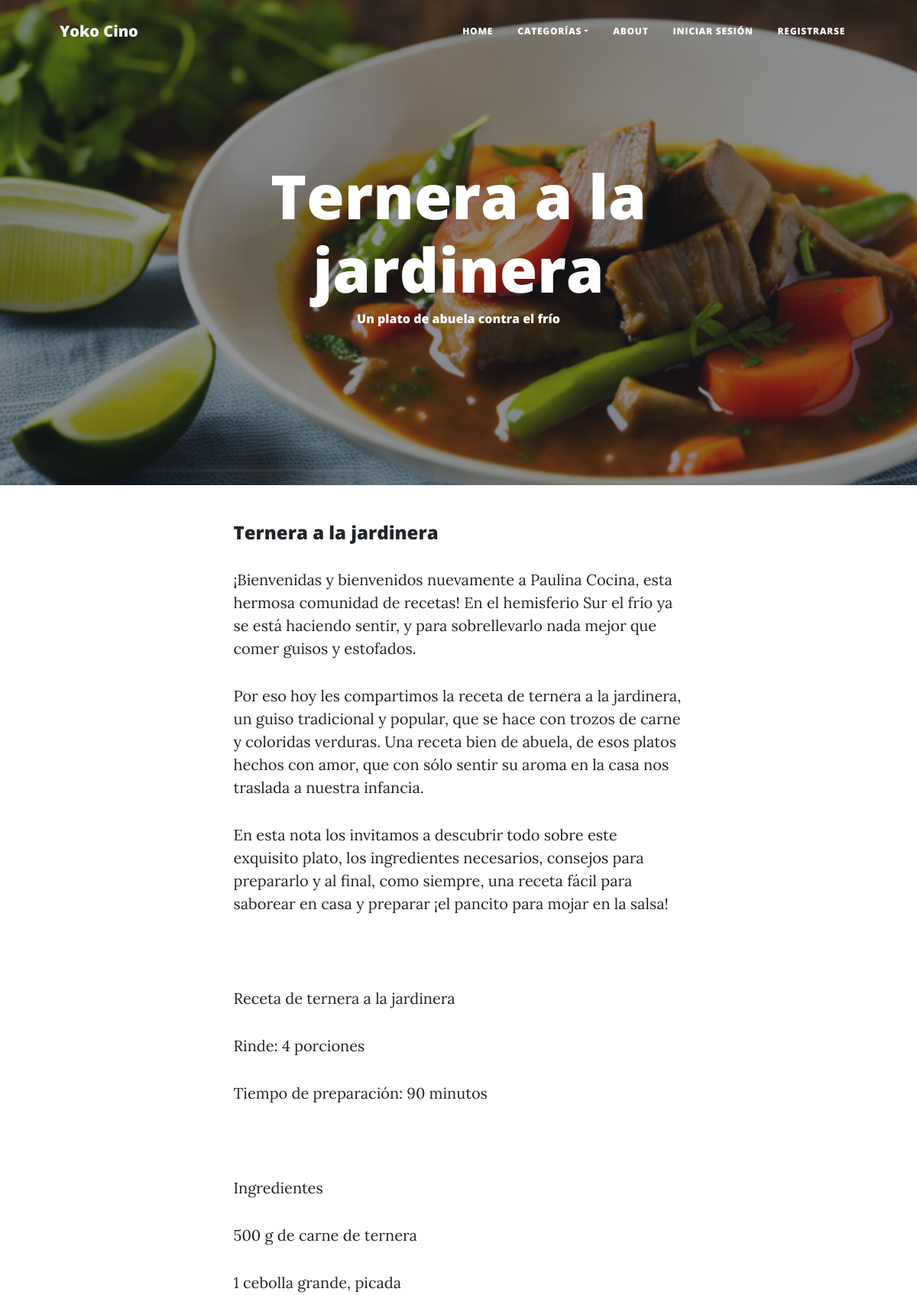
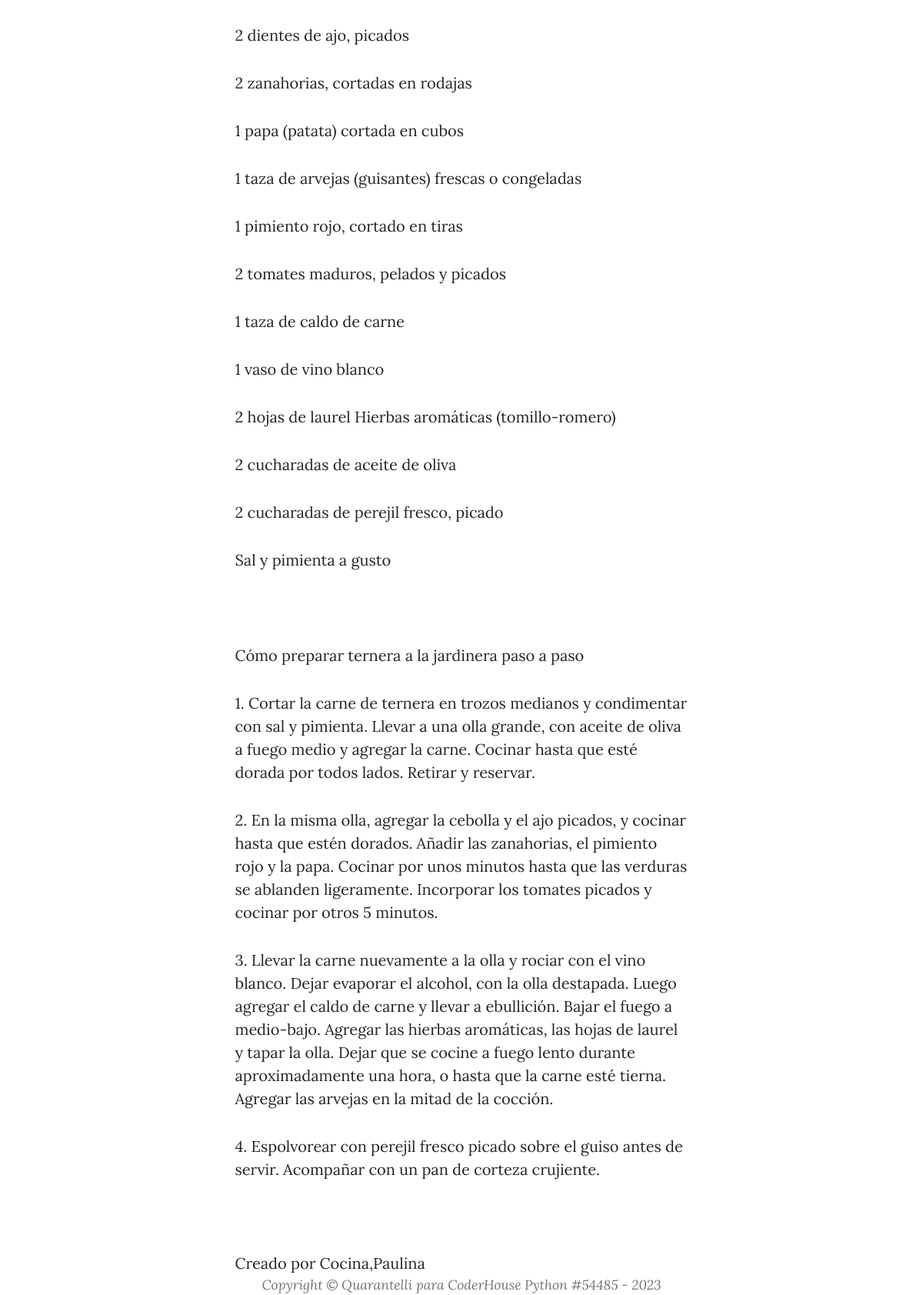
The page /YokoCino/post/ternera_jardinera/ on the database its author committed (2 pictures, top to bottom).
### YokoCino/models.py (models this page shows, shortened)
class Post(models.Model):
    id = models.AutoField(primary_key = True)
    titulo = models.CharField('Titulo',max_length = 100, null= False, blank= False)
    slug = models.CharField('Slug',max_length = 100, null= False, blank= False)
    descripcion = models.CharField('Descripcion',max_length = 150, null= False, blank= False)
    contenido = RichTextField('Contenido')
    imagen = models.ImageField(upload_to='blogimg', null=True, blank=True)
    autor = models.ForeignKey(Autor,on_delete=models.CASCADE)
    categoria = models.ForeignKey(Categoria,on_delete=models.CASCADE)
    estado = models.BooleanField('Publicado/No publicado', default = True)
    fecha_creacion = models.DateField('Fecha de creacion', auto_now = False, auto_now_add= True)
    class Meta:
        verbose_name = 'Post'
        verbose_name_plural = 'Posts'

class Autor(models.Model):
    id = models.AutoField(primary_key = True)
    nombre = models.CharField('Nombre de Autor',max_length = 50, null= False, blank= False)
    apellido = models.CharField('Apellido de Autor',max_length = 50, null= False, blank= False)
    link = models.URLField('Link', null = True, blank = True)
    email = models.EmailField ('Email', null = False, blank = False)
    estado = models.BooleanField('Autor activado/Autor desactivado', default=True)
    fecha_creacion = models.DateField('Fecha de Creación',auto_now= False, auto_now_add= True)
    class Meta:
        verbose_name = 'Autor'
        verbose_name_plural = 'Autores'
    def __str__(self):
        return '{0},{1}'.format(self.apellido, self.nombre)

### YokoCino/views.py (the view)
# urls.py: path('post/<slug:slug>/',detallePost, name = 'detalle_post'),
def detallePost(request,slug):
    post = Post.objects.get(
        slug = slug
    )
    return render(request,'YokoCino/post.html',{'detalle_post':post})

### YokoCino/templates/YokoCino/post.html (shortened to what this page needs)
{% extends 'YokoCino/inicio.html' %}
{% load static %}
{% block back_img %}
    {% if detalle_post.imagen %}
        {{ detalle_post.imagen.url }}
    {% endif %}
{% endblock back_img %}
{% block main_title %}
    <h1>{{detalle_post.titulo}}</h1>
    <h6>{{detalle_post.descripcion}}</h6>
{% endblock main_title %}
{% block main_content %}
    <h4>{{detalle_post.titulo}}</h4>
    {{detalle_post.contenido | safe}}
    <br><br>Creado por {{detalle_post.autor}}
{% endblock main_content %}

### YokoCino/templates/YokoCino/inicio.html (shortened to what this page needs)
<!DOCTYPE html>
<html lang="en">
    <head>
        {% load static %}
        <link href="{% static 'Yokocino/css/styles.css' %}" rel="stylesheet" />
        <link href="{% static 'Yokocino/css/overwrite.css' %}" rel="stylesheet" />
    </head>
    <body>
        <nav class="navbar navbar-expand-lg navbar-light" id="mainNav">
            <div class="container px-4 px-lg-5">
                <a class="navbar-brand" href="{% url 'Inicio' %}">Yoko Cino</a>
                <div class="collapse navbar-collapse" id="navbarResponsive">
                    <ul class="navbar-nav ms-auto py-4 py-lg-0">
                        <li class="nav-item"><a class="nav-link px-lg-3 py-3 py-lg-4" href="{% url 'Inicio' %}">Home</a></li>
                            <li class="nav-item dropdown">
                                <a class="nav-link dropdown-toggle px-lg-3 py-3 py-lg-4" href="#" id="categoriasDropdown" role="button" data-bs-toggle="dropdown" aria-expanded="false">Categorías</a>
                            </li>
                        <li class="nav-item"><a class="nav-link px-lg-3 py-3 py-lg-4" href="{% url 'About' %}">About</a></li>
                        {% if user.is_authenticated %}
                        <li class="nav-item dropdown">
                            <a class="nav-link dropdown-toggle px-lg-3 py-3 py-lg-4" href="#" id="nuevoDropdown" role="button" data-bs-toggle="dropdown" aria-expanded="false">Nuevo</a>
                            <ul class="dropdown-menu" aria-labelledby="nuevoDropdown">
                                <li><a class="dropdown-item" href="{% url 'setPost' %}">Nuevo Post</a></li>
                                <li><a class="dropdown-item" href="{% url 'setAutor' %}">Nuevo Autor</a></li>
                                <li><a class="dropdown-item" href="{% url 'setCategoria' %}">Nueva Categoria</a></li>
                            </ul>
                        </li>
                        <li class="nav-item"><a class="nav-link px-lg-3 py-3 py-lg-4" href="/Accounts/profile/">Perfil</a></li>
                                <li class="nav-item dropdown">
                                    <a class="nav-link dropdown-toggle px-lg-3 py-3 py-lg-4" href="#" id="mensajesDropdown" role="button" data-bs-toggle="dropdown" aria-expanded="false">Mensajeria</a>
                                    <ul class="dropdown-menu" aria-labelledby="mensajesDropdown">
                                <li class="nav-item"><a class="nav-link px-lg-3 py-3 py-lg-4" href="/Accounts/inbox/">Bandeja de entrada</a></li>
                                <li class="nav-item"><a class="nav-link px-lg-3 py-3 py-lg-4" href="/Accounts/sendMessage/">Enviar mensaje</a></li>
                                    </ul>
                                </li>
                        <li class="nav-item"><a class="nav-link px-lg-3 py-3 py-lg-4" href="/Accounts/logout/">Cerrar sesión</a></li>
                        {% else %}
                        <li class="nav-item"><a class="nav-link px-lg-3 py-3 py-lg-4" href="/Accounts/login/">Iniciar sesión</a></li>
                        <li class="nav-item"><a class="nav-link px-lg-3 py-3 py-lg-4" href="/Accounts/register/">Registrarse</a></li>
                        {% endif %}
                    </ul>
                </div>
            </div>
        </nav>
        <header class="masthead" style="background-image: url({% block back_img %}{% static 'Yokocino/assets/home-bg-fin.jpg' %}{% endblock back_img %})">
            <div class="container position-relative px-4 px-lg-5">
                <div class="row gx-4 gx-lg-5 justify-content-center">
                    <div class="col-md-10 col-lg-8 col-xl-7">
                        <div class="site-heading">
                            <h1>{% block main_title %}YokoCino{% endblock main_title %}</h1>
                        </div>
                    </div>
                </div>
            </div>
        </header>
        <div class="container px-4 px-lg-5">
            <div class="row gx-4 gx-lg-5 justify-content-center">
                <div class="col-md-10 col-lg-8 col-xl-7">
                {% block main_content %}{% endblock main_content %}
            </div>
        </div>
                        <div class="small text-center text-muted fst-italic">Copyright &copy; Quarantelli para CoderHouse Python #54485 - 2023</div>
                    </div>
    </body>
</html>

### rows shown on the page
Post: imagen (picture), titulo "Ternera a la jardinera", descripcion "Un plato de abuela contra el frío", contenido "¡Bienvenidas y bienvenidos nuevamente a Paulina Cocina, esta hermosa comunidad de recetas! En el hemisferio Sur el frío ya se está haciendo sentir, y para sobrellevarlo nada mejor que comer guisos y estofados. Por eso hoy les compartimos la receta de ternera a la jardinera, un guiso tradicional y popular, que se hace con trozos de carne y coloridas verduras. Una receta bien de abuela, de esos platos hechos con amor, que con sólo sentir su aroma en la casa nos traslada a nuestra infancia. En esta nota los invitamos a descubrir todo sobre este exquisito plato, los ingredientes necesarios, consejos para prepararlo y al final, como siempre, una receta fácil para saborear en casa y preparar ¡el…", autor "Cocina,Paulina"
